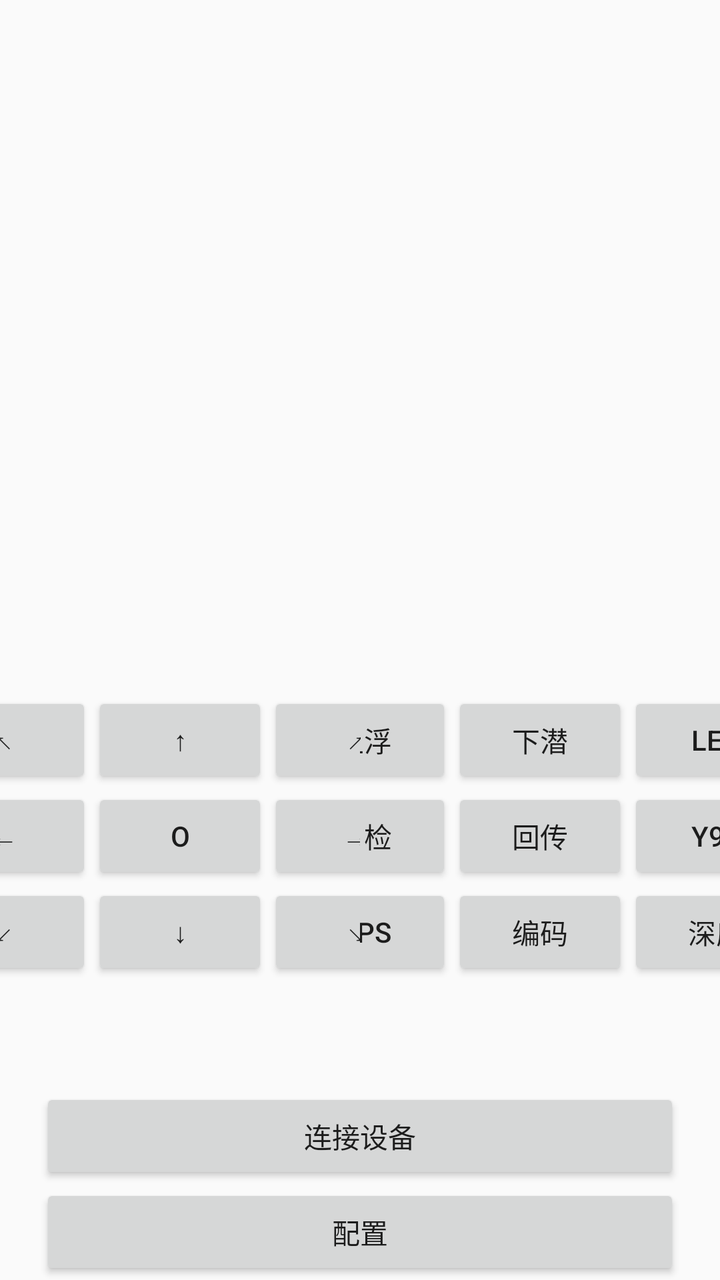
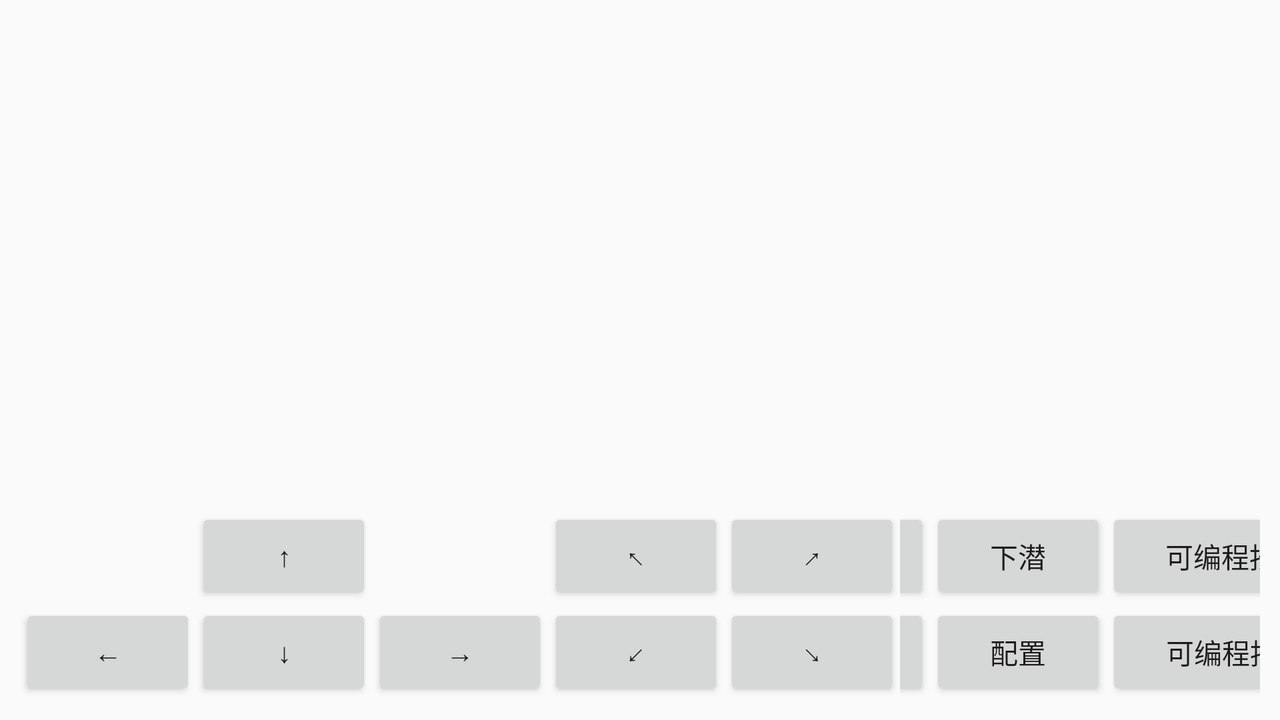

One screen, two layout resources from the same app: the default and the repository's alternative for another configuration. Each is rendered where Android would select it; the XML of both is given below.
<!-- AndroidManifest.xml: application theme AppTheme -->
<!-- res/layout/activity_main.xml -->
<TableLayout xmlns:android="http://schemas.android.com/apk/res/android"
    android:layout_width="match_parent"
    android:layout_height="match_parent">

    <TextView
        android:id="@+id/tv_log"
        android:layout_width="match_parent"
        android:layout_height="0dp"
        android:layout_margin="20dp"
        android:layout_weight="1"
        android:scrollbars="vertical"
        android:textSize="15sp" />

    <LinearLayout
        android:layout_width="match_parent"
        android:layout_height="0dp"
        android:layout_weight="1"
        android:baselineAligned="false">
        
        <TableLayout
            android:layout_width="0dp"
            android:layout_height="match_parent"
            android:layout_weight="1"
            android:gravity="center">

            <TableRow
                android:layout_width="wrap_content"
                android:layout_height="wrap_content"
                android:gravity="center">

                <Button
                    android:id="@+id/bt_left_up"
                    style="@style/Button"
                    android:layout_width="wrap_content"
                    android:layout_height="wrap_content"
                    android:text="↖" />

                <Button
                    android:id="@+id/bt_up"
                    style="@style/Button"
                    android:layout_width="wrap_content"
                    android:layout_height="wrap_content"
                    android:text="↑" />

                <Button
                    android:id="@+id/bt_right_up"
                    style="@style/Button"
                    android:layout_width="wrap_content"
                    android:layout_height="wrap_content"
                    android:text="↗" />

            </TableRow>

            <TableRow
                android:layout_width="wrap_content"
                android:layout_height="wrap_content"
                android:gravity="center">

                <Button
                    android:id="@+id/bt_left"
                    style="@style/Button"
                    android:layout_width="wrap_content"
                    android:layout_height="wrap_content"
                    android:text="←" />

                <Button
                    android:id="@+id/bt_o"
                    style="@style/Button"
                    android:layout_width="wrap_content"
                    android:layout_height="wrap_content"
                    android:text="O" />

                <Button
                    android:id="@+id/bt_right"
                    style="@style/Button"
                    android:layout_width="wrap_content"
                    android:layout_height="wrap_content"
                    android:text="→" />

            </TableRow>

            <TableRow
                android:layout_width="wrap_content"
                android:layout_height="wrap_content"
                android:gravity="center">

                <Button
                    android:id="@+id/bt_left_down"
                    style="@style/Button"
                    android:layout_width="wrap_content"
                    android:layout_height="wrap_content"
                    android:text="↙" />

                <Button
                    android:id="@+id/bt_down"
                    style="@style/Button"
                    android:layout_width="wrap_content"
                    android:layout_height="wrap_content"
                    android:text="↓" />

                <Button
                    android:id="@+id/bt_right_down"
                    style="@style/Button"
                    android:layout_width="wrap_content"
                    android:layout_height="wrap_content"
                    android:text="↘" />

            </TableRow>
        </TableLayout>
        
        <TableLayout
            android:layout_width="0dp"
            android:layout_height="match_parent"
            android:layout_weight="1"
            android:gravity="center">

            <TableRow
                android:layout_width="match_parent"
                android:layout_height="match_parent"
                android:gravity="center">

                <Button
                    android:id="@+id/bt_shallow"
                    style="@style/Button"
                    android:layout_width="wrap_content"
                    android:layout_height="wrap_content"
                    android:text="上浮" />

                <Button
                    android:id="@+id/bt_deep"
                    style="@style/Button"
                    android:layout_width="wrap_content"
                    android:layout_height="wrap_content"
                    android:text="下潜" />

                <Button
                    android:id="@+id/bt_camera"
                    style="@style/Button"
                    android:layout_width="wrap_content"
                    android:layout_height="wrap_content"
                    android:text="LED" />

            </TableRow>
            <TableRow
                android:layout_width="match_parent"
                android:layout_height="match_parent"
                android:gravity="center">

                <Button
                    android:id="@+id/bt_a"
                    style="@style/Button"
                    android:layout_width="wrap_content"
                    android:layout_height="wrap_content"
                    android:text="自检" />

                <Button
                    android:id="@+id/bt_b"
                    style="@style/Button"
                    android:layout_width="wrap_content"
                    android:layout_height="wrap_content"
                    android:text="回传" />

                <Button
                    android:id="@+id/bt_c"
                    style="@style/Button"
                    android:layout_width="wrap_content"
                    android:layout_height="wrap_content"
                    android:text="Y91" />
            </TableRow>
            <TableRow
                android:layout_width="match_parent"
                android:layout_height="match_parent"
                android:gravity="center">

                <Button
                    android:id="@+id/bt_d"
                    style="@style/Button"
                    android:layout_width="wrap_content"
                    android:layout_height="wrap_content"
                    android:text="GPS" />

                <Button
                    android:id="@+id/bt_e"
                    style="@style/Button"
                    android:layout_width="wrap_content"
                    android:layout_height="wrap_content"
                    android:text="编码" />

                <Button
                    android:id="@+id/bt_f"
                    style="@style/Button"
                    android:layout_width="wrap_content"
                    android:layout_height="wrap_content"
                    android:text="深度" />
            </TableRow>

        </TableLayout>

    </LinearLayout>

    <Button
        android:id="@+id/bt_start_stop"
        android:layout_width="match_parent"
        android:layout_height="wrap_content"
        android:layout_marginEnd="20dp"
        android:layout_marginStart="20dp"
        android:text="连接设备" />

    <Button
        android:id="@+id/bt_set"
        android:layout_width="match_parent"
        android:layout_height="wrap_content"
        android:layout_marginEnd="20dp"
        android:layout_marginStart="20dp"
        android:text="配置" />

</TableLayout>
<!-- resources referenced by this layout -->
<resources>
  <style name="Button">
          <item name="android:layout_height">5dp</item>
          <item name="android:paddingLeft">2dp</item>
          <item name="android:paddingRight">2dp</item>
      </style>
  <style name="AppTheme" parent="Theme.AppCompat.Light.NoActionBar">
          
          <item name="colorPrimary">@color/colorPrimary</item>
          <item name="colorPrimaryDark">@color/colorPrimaryDark</item>
          <item name="colorAccent">@color/colorAccent</item>
      </style>
</resources>
<!-- res/layout-land/activity_main.xml (the repository's variant of the layout above) -->
<!-- drawn on the phone turned sideways -->
<TableLayout xmlns:android="http://schemas.android.com/apk/res/android"
    android:layout_width="match_parent"
    android:layout_height="match_parent">

    <TextView
        android:id="@+id/tv_log"
        android:layout_width="0dp"
        android:layout_height="match_parent"
        android:layout_margin="10dp"
        android:layout_weight="1"
        android:scrollbars="vertical"
        android:textSize="15sp" />

    <LinearLayout
        android:layout_width="wrap_content"
        android:layout_height="wrap_content"
        android:layout_margin="10dp"
        android:baselineAligned="false">
        
        <TableLayout
            android:layout_width="wrap_content"
            android:layout_height="wrap_content"
            android:gravity="center">

            <TableRow
                android:layout_width="match_parent"
                android:layout_height="match_parent"
                android:gravity="center">


                <Button
                    android:id="@+id/bt_up"
                    style="@style/Button"
                    android:layout_width="wrap_content"
                    android:layout_height="wrap_content"
                    android:text="↑" />

            </TableRow>

            <TableRow
                android:layout_width="wrap_content"
                android:layout_height="wrap_content"
                android:gravity="center">

                <Button
                    android:id="@+id/bt_left"
                    style="@style/Button"
                    android:layout_width="wrap_content"
                    android:layout_height="wrap_content"
                    android:text="←" />

                <Button
                    android:id="@+id/bt_down"
                    style="@style/Button"
                    android:layout_width="wrap_content"
                    android:layout_height="wrap_content"
                    android:text="↓" />

                <Button
                    android:id="@+id/bt_right"
                    style="@style/Button"
                    android:layout_width="wrap_content"
                    android:layout_height="wrap_content"
                    android:text="→" />

            </TableRow>
        </TableLayout>

        
        <TableLayout
            android:layout_width="wrap_content"
            android:layout_height="wrap_content"
            android:gravity="center">

            <TableRow
                android:layout_width="match_parent"
                android:layout_height="match_parent"
                android:gravity="center">


                <Button
                    android:id="@+id/bt_left_up"
                    style="@style/Button"
                    android:layout_width="wrap_content"
                    android:layout_height="wrap_content"
                    android:text="↖" />

                <Button
                    android:id="@+id/bt_right_up"
                    style="@style/Button"
                    android:layout_width="wrap_content"
                    android:layout_height="wrap_content"
                    android:text="↗" />

            </TableRow>

            <TableRow
                android:layout_width="wrap_content"
                android:layout_height="wrap_content"
                android:gravity="center">

                <Button
                    android:id="@+id/bt_left_down"
                    style="@style/Button"
                    android:layout_width="wrap_content"
                    android:layout_height="wrap_content"
                    android:text="↙" />

                <Button
                    android:id="@+id/bt_right_down"
                    style="@style/Button"
                    android:layout_width="wrap_content"
                    android:layout_height="wrap_content"
                    android:text="↘" />

            </TableRow>
        </TableLayout>

        
        <TableLayout
            android:layout_width="wrap_content"
            android:layout_height="wrap_content"
            android:gravity="center">

            <TableRow
                android:layout_width="match_parent"
                android:layout_height="match_parent"
                android:gravity="center">

                <Button
                    android:id="@+id/bt_shallow"
                    style="@style/Button"
                    android:layout_width="wrap_content"
                    android:layout_height="wrap_content"
                    android:text="上浮" />

                <Button
                    android:id="@+id/bt_deep"
                    style="@style/Button"
                    android:layout_width="wrap_content"
                    android:layout_height="wrap_content"
                    android:text="下潜" />

                <Button
                    android:id="@+id/bt_a"
                    style="@style/Button"
                    android:layout_width="150dp"
                    android:layout_height="wrap_content"
                    android:text="可编程按键 - A" />

            </TableRow>

            <TableRow
                android:layout_width="wrap_content"
                android:layout_height="wrap_content"
                android:gravity="center">

                <Button
                    android:id="@+id/bt_camera"
                    style="@style/Button"
                    android:layout_width="wrap_content"
                    android:layout_height="wrap_content"
                    android:text="照相" />

                <Button
                    android:id="@+id/bt_set"
                    style="@style/Button"
                    android:layout_width="wrap_content"
                    android:layout_height="wrap_content"
                    android:text="配置" />

                <Button
                    android:id="@+id/bt_b"
                    style="@style/Button"
                    android:layout_width="150dp"
                    android:layout_height="wrap_content"
                    android:text="可编程按键 - B" />

            </TableRow>
        </TableLayout>

        <LinearLayout
            android:layout_width="match_parent"
            android:layout_height="match_parent"
            android:orientation="vertical">

            <Button
                android:id="@+id/bt_start_stop"
                style="@style/Button"
                android:layout_width="match_parent"
                android:layout_height="wrap_content"
                android:text="连接" />

            <Button
                android:id="@+id/bt_o"
                style="@style/Button"
                android:layout_width="match_parent"
                android:layout_height="wrap_content"
                android:text="O" />
        </LinearLayout>

    </LinearLayout>

</TableLayout>
